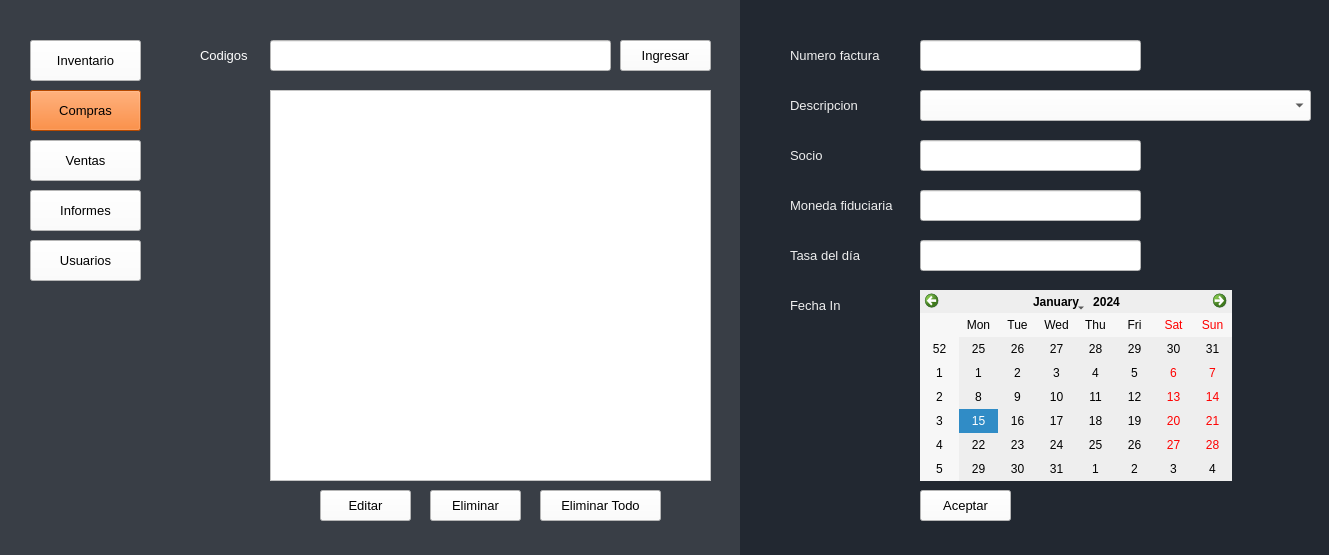
<?xml version="1.0" encoding="UTF-8"?>
<ui version="4.0">
 <class>Compras</class>
 <widget class="QMainWindow" name="Compras">
  <property name="geometry">
   <rect>
    <x>0</x>
    <y>0</y>
    <width>1329</width>
    <height>555</height>
   </rect>
  </property>
  <property name="acceptDrops">
   <bool>false</bool>
  </property>
  <property name="windowTitle">
   <string>Compras</string>
  </property>
  <property name="styleSheet">
   <string notr="true">background-color: rgb(255, 255, 255);</string>
  </property>
  <widget class="QWidget" name="centralwidget">
   <widget class="QLabel" name="label_8">
    <property name="geometry">
     <rect>
      <x>790</x>
      <y>190</y>
      <width>121</width>
      <height>31</height>
     </rect>
    </property>
    <property name="font">
     <font>
      <family>Arial</family>
      <pointsize>10</pointsize>
      <weight>50</weight>
      <bold>false</bold>
     </font>
    </property>
    <property name="styleSheet">
     <string notr="true">background-color: rgb(34, 40, 49);
color: rgb(238, 238, 238);</string>
    </property>
    <property name="text">
     <string>Moneda fiduciaria</string>
    </property>
   </widget>
   <widget class="QLineEdit" name="lineEditCodigos">
    <property name="geometry">
     <rect>
      <x>270</x>
      <y>40</y>
      <width>341</width>
      <height>31</height>
     </rect>
    </property>
    <property name="font">
     <font>
      <family>Arial</family>
      <pointsize>10</pointsize>
      <weight>50</weight>
      <bold>false</bold>
     </font>
    </property>
    <property name="styleSheet">
     <string notr="true">background-color: rgb(255, 255, 255);</string>
    </property>
    <property name="text">
     <string/>
    </property>
   </widget>
   <widget class="QPushButton" name="botonEditar">
    <property name="geometry">
     <rect>
      <x>320</x>
      <y>490</y>
      <width>91</width>
      <height>31</height>
     </rect>
    </property>
    <property name="font">
     <font>
      <family>Arial</family>
      <pointsize>10</pointsize>
      <weight>50</weight>
      <bold>false</bold>
     </font>
    </property>
    <property name="styleSheet">
     <string notr="true">background-color: rgb(255, 255, 255);</string>
    </property>
    <property name="text">
     <string>Editar</string>
    </property>
   </widget>
   <widget class="QLabel" name="label_7">
    <property name="geometry">
     <rect>
      <x>790</x>
      <y>290</y>
      <width>81</width>
      <height>31</height>
     </rect>
    </property>
    <property name="font">
     <font>
      <family>Arial</family>
      <pointsize>10</pointsize>
      <weight>50</weight>
      <bold>false</bold>
     </font>
    </property>
    <property name="styleSheet">
     <string notr="true">background-color: rgb(34, 40, 49);
color: rgb(238, 238, 238);</string>
    </property>
    <property name="text">
     <string>Fecha In</string>
    </property>
   </widget>
   <widget class="QLabel" name="label_4">
    <property name="geometry">
     <rect>
      <x>790</x>
      <y>90</y>
      <width>71</width>
      <height>31</height>
     </rect>
    </property>
    <property name="font">
     <font>
      <family>Arial</family>
      <pointsize>10</pointsize>
      <weight>50</weight>
      <bold>false</bold>
     </font>
    </property>
    <property name="styleSheet">
     <string notr="true">background-color: rgb(34, 40, 49);
color: rgb(238, 238, 238);</string>
    </property>
    <property name="text">
     <string>Descripcion</string>
    </property>
   </widget>
   <widget class="QLabel" name="label_3">
    <property name="geometry">
     <rect>
      <x>200</x>
      <y>40</y>
      <width>61</width>
      <height>31</height>
     </rect>
    </property>
    <property name="font">
     <font>
      <family>Arial</family>
      <pointsize>10</pointsize>
      <weight>50</weight>
      <bold>false</bold>
     </font>
    </property>
    <property name="styleSheet">
     <string notr="true">background-color: rgb(57, 62, 70);
color: rgb(255, 255, 255);</string>
    </property>
    <property name="text">
     <string>Codigos</string>
    </property>
   </widget>
   <widget class="QComboBox" name="comboBoxDescripcion">
    <property name="geometry">
     <rect>
      <x>920</x>
      <y>90</y>
      <width>391</width>
      <height>31</height>
     </rect>
    </property>
    <property name="font">
     <font>
      <family>Arial</family>
      <pointsize>10</pointsize>
      <weight>50</weight>
      <bold>false</bold>
     </font>
    </property>
    <property name="styleSheet">
     <string notr="true">background-color: rgb(255, 255, 255);</string>
    </property>
   </widget>
   <widget class="QLineEdit" name="lineEditSocio">
    <property name="geometry">
     <rect>
      <x>920</x>
      <y>140</y>
      <width>221</width>
      <height>31</height>
     </rect>
    </property>
    <property name="font">
     <font>
      <family>Arial</family>
      <pointsize>10</pointsize>
      <weight>50</weight>
      <bold>false</bold>
     </font>
    </property>
    <property name="styleSheet">
     <string notr="true">background-color: rgb(255, 255, 255);</string>
    </property>
    <property name="text">
     <string/>
    </property>
   </widget>
   <widget class="QPushButton" name="Usuarios">
    <property name="geometry">
     <rect>
      <x>30</x>
      <y>240</y>
      <width>111</width>
      <height>41</height>
     </rect>
    </property>
    <property name="font">
     <font>
      <family>Arial</family>
      <pointsize>10</pointsize>
      <weight>50</weight>
      <bold>false</bold>
     </font>
    </property>
    <property name="styleSheet">
     <string notr="true">background-color: rgb(255, 255, 255);</string>
    </property>
    <property name="text">
     <string>Usuarios</string>
    </property>
   </widget>
   <widget class="QPushButton" name="botonEliminarTodo">
    <property name="geometry">
     <rect>
      <x>540</x>
      <y>490</y>
      <width>121</width>
      <height>31</height>
     </rect>
    </property>
    <property name="font">
     <font>
      <family>Arial</family>
      <pointsize>10</pointsize>
      <weight>50</weight>
      <bold>false</bold>
     </font>
    </property>
    <property name="styleSheet">
     <string notr="true">background-color: rgb(255, 255, 255);</string>
    </property>
    <property name="text">
     <string>Eliminar Todo</string>
    </property>
   </widget>
   <widget class="QCalendarWidget" name="calendarWidget">
    <property name="geometry">
     <rect>
      <x>920</x>
      <y>290</y>
      <width>312</width>
      <height>191</height>
     </rect>
    </property>
    <property name="styleSheet">
     <string notr="true">background-color: rgb(238, 238, 238);
color: rgb(0, 0, 0);</string>
    </property>
   </widget>
   <widget class="QListWidget" name="listWidget">
    <property name="geometry">
     <rect>
      <x>270</x>
      <y>90</y>
      <width>441</width>
      <height>391</height>
     </rect>
    </property>
    <property name="font">
     <font>
      <family>Arial</family>
      <pointsize>10</pointsize>
      <weight>50</weight>
      <bold>false</bold>
     </font>
    </property>
    <property name="styleSheet">
     <string notr="true">background-color: rgb(255, 255, 255);</string>
    </property>
   </widget>
   <widget class="QLineEdit" name="lineEditFactura">
    <property name="geometry">
     <rect>
      <x>920</x>
      <y>40</y>
      <width>221</width>
      <height>31</height>
     </rect>
    </property>
    <property name="font">
     <font>
      <family>Arial</family>
      <pointsize>10</pointsize>
      <weight>50</weight>
      <bold>false</bold>
     </font>
    </property>
    <property name="styleSheet">
     <string notr="true">background-color: rgb(255, 255, 255);</string>
    </property>
    <property name="text">
     <string/>
    </property>
   </widget>
   <widget class="QPushButton" name="botonAceptar">
    <property name="geometry">
     <rect>
      <x>920</x>
      <y>490</y>
      <width>91</width>
      <height>31</height>
     </rect>
    </property>
    <property name="font">
     <font>
      <family>Arial</family>
      <pointsize>10</pointsize>
      <weight>50</weight>
      <bold>false</bold>
     </font>
    </property>
    <property name="styleSheet">
     <string notr="true">background-color: rgb(255, 255, 255);</string>
    </property>
    <property name="text">
     <string>Aceptar</string>
    </property>
   </widget>
   <widget class="QPushButton" name="botonEliminar">
    <property name="geometry">
     <rect>
      <x>430</x>
      <y>490</y>
      <width>91</width>
      <height>31</height>
     </rect>
    </property>
    <property name="font">
     <font>
      <family>Arial</family>
      <pointsize>10</pointsize>
      <weight>50</weight>
      <bold>false</bold>
     </font>
    </property>
    <property name="styleSheet">
     <string notr="true">background-color: rgb(255, 255, 255);</string>
    </property>
    <property name="text">
     <string>Eliminar</string>
    </property>
   </widget>
   <widget class="QPushButton" name="botonVentas">
    <property name="geometry">
     <rect>
      <x>30</x>
      <y>140</y>
      <width>111</width>
      <height>41</height>
     </rect>
    </property>
    <property name="font">
     <font>
      <family>Arial</family>
      <pointsize>10</pointsize>
      <weight>50</weight>
      <bold>false</bold>
     </font>
    </property>
    <property name="styleSheet">
     <string notr="true">background-color: rgb(255, 255, 255);</string>
    </property>
    <property name="text">
     <string>Ventas</string>
    </property>
   </widget>
   <widget class="QPushButton" name="botonCompras">
    <property name="geometry">
     <rect>
      <x>30</x>
      <y>90</y>
      <width>111</width>
      <height>41</height>
     </rect>
    </property>
    <property name="font">
     <font>
      <family>Arial</family>
      <pointsize>10</pointsize>
      <weight>50</weight>
      <bold>false</bold>
     </font>
    </property>
    <property name="styleSheet">
     <string notr="true">background-color: rgb(255, 102, 0);</string>
    </property>
    <property name="text">
     <string>Compras</string>
    </property>
   </widget>
   <widget class="QLineEdit" name="lineEdit_Moneda">
    <property name="geometry">
     <rect>
      <x>920</x>
      <y>190</y>
      <width>221</width>
      <height>31</height>
     </rect>
    </property>
    <property name="font">
     <font>
      <family>Arial</family>
      <pointsize>10</pointsize>
      <weight>50</weight>
      <bold>false</bold>
     </font>
    </property>
    <property name="styleSheet">
     <string notr="true">background-color: rgb(255, 255, 255);</string>
    </property>
    <property name="text">
     <string/>
    </property>
   </widget>
   <widget class="QLabel" name="label">
    <property name="geometry">
     <rect>
      <x>740</x>
      <y>0</y>
      <width>611</width>
      <height>691</height>
     </rect>
    </property>
    <property name="font">
     <font>
      <family>Eras Bold ITC</family>
      <weight>50</weight>
      <bold>false</bold>
     </font>
    </property>
    <property name="styleSheet">
     <string notr="true">background-color: rgb(34, 40, 49);
color: rgb(238, 238, 238);</string>
    </property>
    <property name="text">
     <string/>
    </property>
   </widget>
   <widget class="QLabel" name="label_6">
    <property name="geometry">
     <rect>
      <x>790</x>
      <y>140</y>
      <width>41</width>
      <height>31</height>
     </rect>
    </property>
    <property name="font">
     <font>
      <family>Arial</family>
      <pointsize>10</pointsize>
      <weight>50</weight>
      <bold>false</bold>
     </font>
    </property>
    <property name="styleSheet">
     <string notr="true">background-color: rgb(34, 40, 49);
color: rgb(238, 238, 238);</string>
    </property>
    <property name="text">
     <string>Socio</string>
    </property>
   </widget>
   <widget class="QPushButton" name="botonIngresar">
    <property name="geometry">
     <rect>
      <x>620</x>
      <y>40</y>
      <width>91</width>
      <height>31</height>
     </rect>
    </property>
    <property name="font">
     <font>
      <family>Arial</family>
      <pointsize>10</pointsize>
      <weight>50</weight>
      <bold>false</bold>
     </font>
    </property>
    <property name="styleSheet">
     <string notr="true">background-color: rgb(255, 255, 255);</string>
    </property>
    <property name="text">
     <string>Ingresar</string>
    </property>
   </widget>
   <widget class="QLabel" name="label_9">
    <property name="geometry">
     <rect>
      <x>790</x>
      <y>240</y>
      <width>81</width>
      <height>31</height>
     </rect>
    </property>
    <property name="font">
     <font>
      <family>Arial</family>
      <pointsize>10</pointsize>
      <weight>50</weight>
      <bold>false</bold>
     </font>
    </property>
    <property name="styleSheet">
     <string notr="true">background-color: rgb(34, 40, 49);
color: rgb(238, 238, 238);</string>
    </property>
    <property name="text">
     <string>Tasa del día</string>
    </property>
   </widget>
   <widget class="QLineEdit" name="lineEditTasa">
    <property name="geometry">
     <rect>
      <x>920</x>
      <y>240</y>
      <width>221</width>
      <height>31</height>
     </rect>
    </property>
    <property name="font">
     <font>
      <family>Arial</family>
      <pointsize>10</pointsize>
      <weight>50</weight>
      <bold>false</bold>
     </font>
    </property>
    <property name="styleSheet">
     <string notr="true">background-color: rgb(255, 255, 255);</string>
    </property>
    <property name="text">
     <string/>
    </property>
   </widget>
   <widget class="QPushButton" name="botonInventario">
    <property name="geometry">
     <rect>
      <x>30</x>
      <y>40</y>
      <width>111</width>
      <height>41</height>
     </rect>
    </property>
    <property name="font">
     <font>
      <family>Arial</family>
      <pointsize>10</pointsize>
      <weight>50</weight>
      <bold>false</bold>
     </font>
    </property>
    <property name="styleSheet">
     <string notr="true">background-color: rgb(255, 255, 255);</string>
    </property>
    <property name="text">
     <string>Inventario</string>
    </property>
   </widget>
   <widget class="QLabel" name="label_5">
    <property name="geometry">
     <rect>
      <x>790</x>
      <y>40</y>
      <width>91</width>
      <height>31</height>
     </rect>
    </property>
    <property name="font">
     <font>
      <family>Arial</family>
      <pointsize>10</pointsize>
      <weight>50</weight>
      <bold>false</bold>
     </font>
    </property>
    <property name="styleSheet">
     <string notr="true">background-color: rgb(34, 40, 49);
color: rgb(238, 238, 238);</string>
    </property>
    <property name="text">
     <string>Numero factura</string>
    </property>
   </widget>
   <widget class="QPushButton" name="botonInformes">
    <property name="geometry">
     <rect>
      <x>30</x>
      <y>190</y>
      <width>111</width>
      <height>41</height>
     </rect>
    </property>
    <property name="font">
     <font>
      <family>Arial</family>
      <pointsize>10</pointsize>
      <weight>50</weight>
      <bold>false</bold>
     </font>
    </property>
    <property name="styleSheet">
     <string notr="true">background-color: rgb(255, 255, 255);</string>
    </property>
    <property name="text">
     <string>Informes</string>
    </property>
   </widget>
   <widget class="QLabel" name="label_2">
    <property name="geometry">
     <rect>
      <x>0</x>
      <y>-8</y>
      <width>741</width>
      <height>571</height>
     </rect>
    </property>
    <property name="styleSheet">
     <string notr="true">background-color: rgb(57, 62, 70);</string>
    </property>
    <property name="text">
     <string/>
    </property>
   </widget>
   <zorder>label_2</zorder>
   <zorder>label</zorder>
   <zorder>label_8</zorder>
   <zorder>lineEditCodigos</zorder>
   <zorder>botonEditar</zorder>
   <zorder>label_7</zorder>
   <zorder>label_4</zorder>
   <zorder>label_3</zorder>
   <zorder>comboBoxDescripcion</zorder>
   <zorder>lineEditSocio</zorder>
   <zorder>Usuarios</zorder>
   <zorder>botonEliminarTodo</zorder>
   <zorder>calendarWidget</zorder>
   <zorder>listWidget</zorder>
   <zorder>lineEditFactura</zorder>
   <zorder>botonAceptar</zorder>
   <zorder>botonEliminar</zorder>
   <zorder>botonVentas</zorder>
   <zorder>botonCompras</zorder>
   <zorder>lineEdit_Moneda</zorder>
   <zorder>label_6</zorder>
   <zorder>botonIngresar</zorder>
   <zorder>label_9</zorder>
   <zorder>lineEditTasa</zorder>
   <zorder>botonInventario</zorder>
   <zorder>label_5</zorder>
   <zorder>botonInformes</zorder>
  </widget>
 </widget>
 <resources/>
 <connections/>
</ui>
